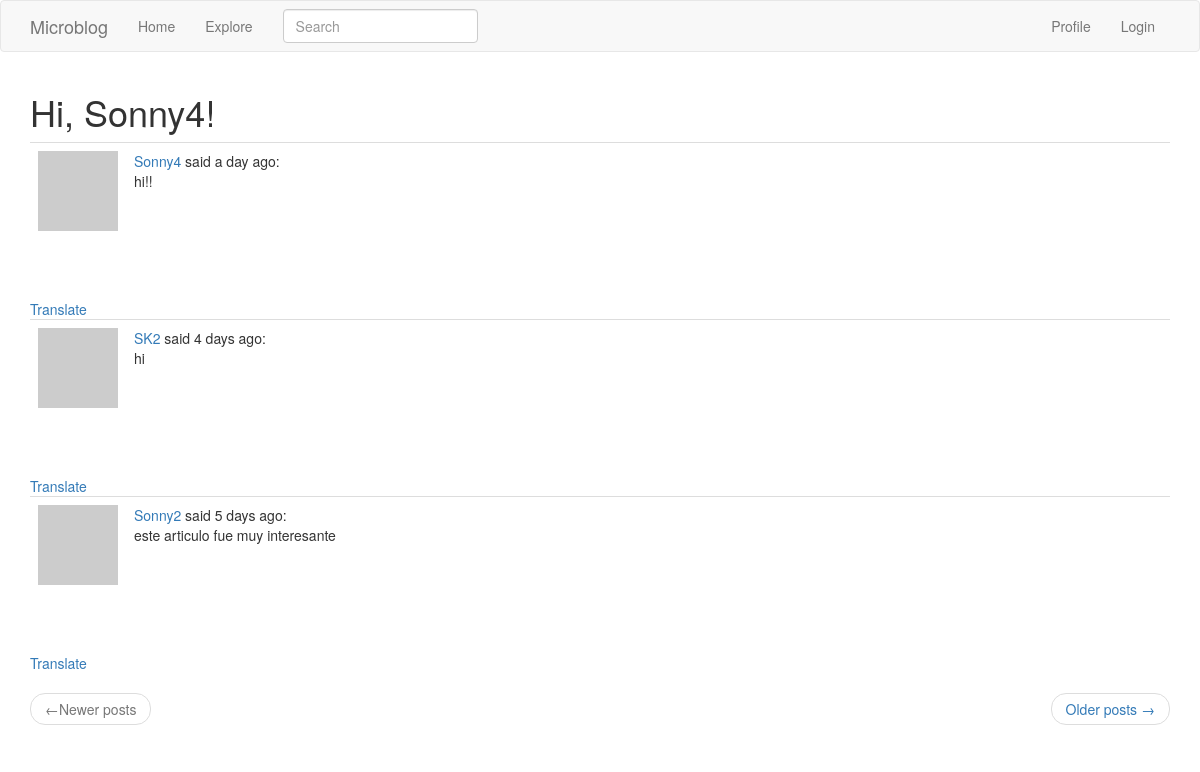
Screenshot of /explore (signed in) with the database file from the repository.
### app/models.py (models this page shows, shortened)
class User(UserMixin, db.Model):
    id = db.Column(db.Integer, primary_key=True)
    username = db.Column(db.String(64), index=True, unique=True)
    email = db.Column(db.String(120), index=True, unique=True)
    password_hash = db.Column(db.String(128))
    posts = db.relationship('Post',backref='author', lazy='dynamic')
    about_me = db.Column(db.String(140))
    last_seen = db.Column(db.DateTime, default=datetime.utcnow)
    followed = db.relationship(
        'User', secondary=followers,
        primaryjoin=(followers.c.follower_id == id),
        secondaryjoin=(followers.c.followed_id == id),
        backref=db.backref('followers', lazy='dynamic'), lazy='dynamic')
    def avatar(self, size):
        digest = md5(self.email.lower().encode('utf-8')).hexdigest()
        return 'https://www.gravatar.com/avatar/{}?d=identicon&s={}'.format(digest, size)

class SearchableMixin(object):
    @classmethod
    def before_commit(cls, session):
        session._changes = {
            'add': list(session.new),
            'update': list(session.dirty),
            'delete': list(session.deleted)
        }
    @classmethod
    def after_commit(cls, session):
        for obj in session._changes['add']:
            if isinstance(obj, SearchableMixin):
                add_to_index(obj.__tablename__, obj)
        for obj in session._changes['update']:
            if isinstance(obj, SearchableMixin):
                add_to_index(obj.__tablename__, obj)
        for obj in session._changes['delete']:
            if isinstance(obj, SearchableMixin):
                remove_from_index(obj.__tablename__, obj)
        session._changes=None

class Post(SearchableMixin, db.Model):
    __searchable__ = ['body']
    id = db.Column(db.Integer, primary_key=True)
    body = db.Column(db.String(140))
    timestamp = db.Column(db.DateTime, index=True, default=datetime.utcnow)
    user_id = db.Column(db.Integer, db.ForeignKey('user.id'))
    language = db.Column(db.String(5))

### app/main/routes.py (the view)
@bp.route('/explore')
@login_required
def explore():
    page=request.args.get('page',1,type=int)
    posts = Post.query.order_by(Post.timestamp.desc()).paginate(page,current_app.config['POSTS_PER_PAGE'],False)
    next_url = url_for('main.explore',page=posts.next_num) if posts.has_next else None
    prev_url = url_for('main.explore', page=posts.prev_num) if posts.has_prev else None
    return render_template('index.html', title='Explore', posts=posts.items, next_url=next_url, prev_url=prev_url)

### app/main/forms.py
class SearchForm(FlaskForm):
    q = StringField('Search', validators=[DataRequired()])
    def __init__(self, *args, **kwargs):
        if 'formdata' not in kwargs:
            kwargs['formdata'] = request.args
        if 'csrf_enabled' not in kwargs:
            kwargs['csrf_enabled'] = False
        super(SearchForm, self).__init__(*args, **kwargs)

### app/main/routes.py (called while the page is built)
@bp.before_app_request
def before_request():
    if current_user.is_authenticated:
        current_user.last_seen = datetime.utcnow()
        db.session.commit()
        g.search_form = SearchForm()
    g.locale = str(get_locale())

### app/models.py (called while the page is built)
@login.user_loader
def load_user(id):
    return User.query.get(int(id))

### app/templates/index.html (shortened to what this page needs)
{% extends "base.html" %}
{% import 'bootstrap/wtf.html' as wtf %}
{% block app_content %}
    <h1> Hi, {{ current_user.username }}!</h1>
    {% for post in posts %}
        {% include '_post.html' %}
    {% endfor %}
    <nav aria-label="...">
        <ul class="pager">
            <li class="previous{% if not prev_url %} disabled{% endif %}">
                <a href="{{ prev_url or '#' }}">
                    <span aria-hidden="true">&larr;</span>Newer posts
                </a>
            </li>
            <li class="next{% if not next_url %} disabled{% endif %}">
                <a href="{{ next_url or '#' }}">
                    Older posts <span aria-hidden="true">&rarr;</span>
                </a>
            </li>
        </ul>
    </nav>
{% endblock %}

### app/templates/_post.html
<table class="table table-hover">
    <tr>
        <td width="70px">
            <a href="{{ url_for('main.user', username=post.author.username) }}">
                <img src ="{{ post.author.avatar(70) }}" />
            </a>
        </td>
        <td>
            <a href="{{ url_for('main.user', username=post.author.username) }}">
                {{ post.author.username }}
            </a>
            said {{ moment(post.timestamp).fromNow() }}: <br>
            <span id = "post{{ post.id }}">{{ post.body }}</span>
        </td>
    </tr>
</table>
{% if post.language and post.language != g.locale%}
<br><br>
<span id= "translation{{ post.id }}">
<a href="javascript:translate(
    '#post{{ post.id }}',
    '#translation{{ post.id }}',
    '{{ post.language }}',
    '{{ g.locale }}');">
    {{ 'Translate' }}</a>
</span>
{% endif %}

### rows the page displays
User: username "Sonny4"
Post: author.username "Sonny4", timestamp "a day ago", body "hi!!", value "Translate"
Post: author.username "SK2", timestamp "4 days ago", body "hi", value "Translate"
Post: author.username "Sonny2", timestamp "5 days ago", body "este articulo fue muy interesante", value "Translate"
